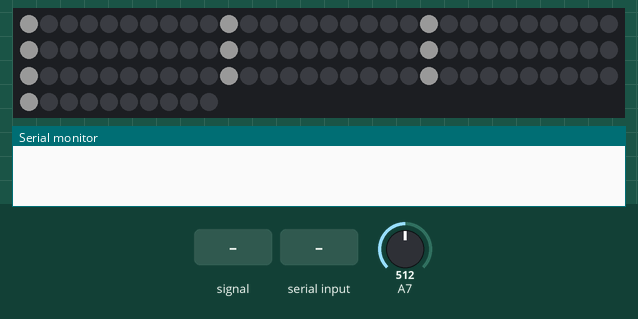
This sketch was run on a simulated Arduino Uno, built for the host (arithmetic inside an expression is 32-bit, double 64-bit). Parts: 100 RGB LEDs in strip order, left to right, continuing on the next row, the last lines printed to the serial monitor. The test bench sets the inputs (shaded band); at power-on: A7 = 512. Dim RGB values are drawn brighter than linear; random numbers use the default seed unless the sketch sets one.

Above: at 1.2 s.
1.3 s: A7 fed a 200 Hz sine of ±81 counts around its level
At 1.47 s:
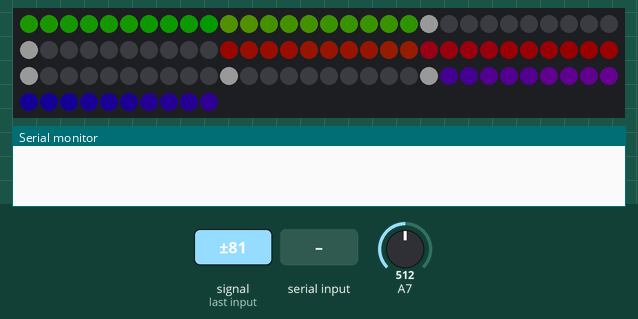
3.2 s: "r" received over Serial
At 3.4 s:
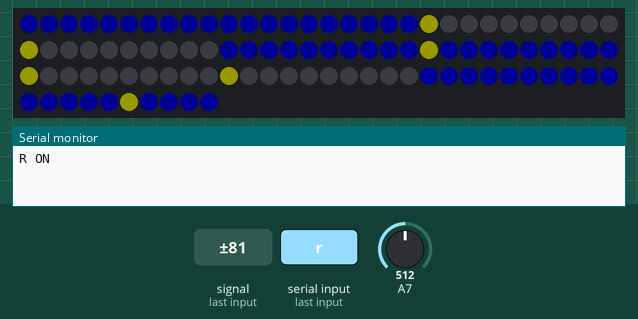
5.2 s: A7 set to 306
At 5.33 s:
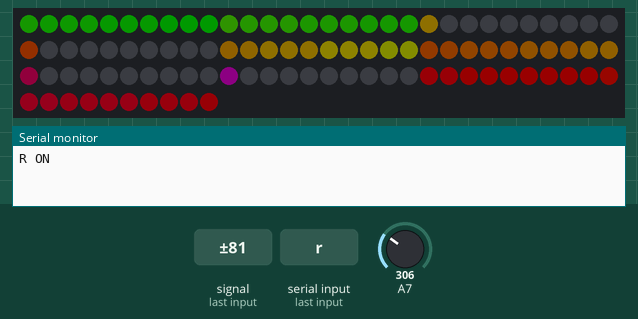
7.1 s: A7 fed a 1000 Hz sine of ±255 counts around its level
At 7.25 s:
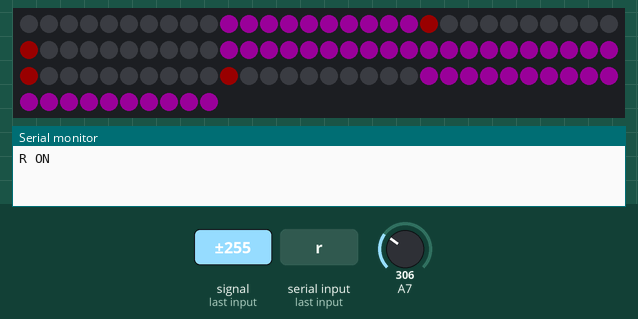
9.3 s: "1" received over Serial
At 9.57 s:
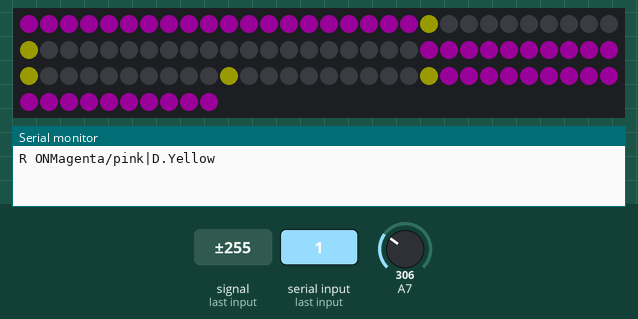
11.9 s: "2" received over Serial
At 12.14 s:
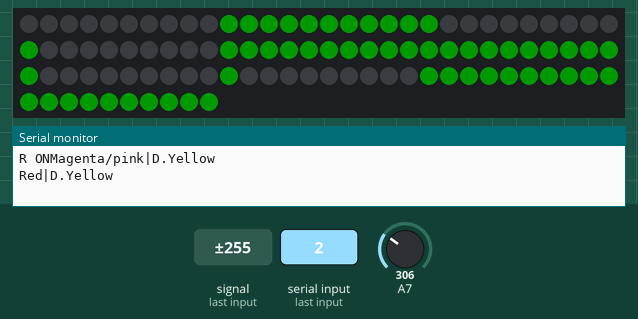

Measured:
- after the input at 1.3 s, the LEDs: change after 0.11 s (image 1)

The sketch:

spectrumcolor.ino
```cpp
//This is not my code. I found it and used it as a base since the code for the instructables is bullshit and doesnt work. Ill make others lifes easier.
//I havent messed with the bluetooth yet, will keep posted as I go. I just do this when i have free time, so dont expect fast speedy work.
//And lastly, I have managed to use the same wireing diagram as the instructables so, just follow the guide.


// 16 Band led spectrum analyzer
// neopixel led strip 16 * 16 + hc-06 + simple mic amp
// code by worynim@gmail.com

// 현재 문제점 메모리 부족으로 256 개를 모두 켜기 어려움
// neo pixel 켜는 부분을 직접 하드 코딩 하는 것이 좋을 듯
// 주파수를 나누는 부분도 다시 신경을 써서.. 해볼 것.
// 정 안된다면.. 메가를 이용


unsigned char brightness = 25;
unsigned char line_color = 8;    // 0 : non moving rainbow.
unsigned char dot_dir = 1 ;      // 1:up,    0:down
unsigned char dot_color = 7  ;   // White, This is chosen further down the code, feel free to change it to what you like
unsigned char line_dir = 1 ;     // 1: up    0: down
unsigned char random_flag=0;

#include <Adafruit_NeoPixel.h>
#define PIN 3
Adafruit_NeoPixel strip = Adafruit_NeoPixel(100, PIN, NEO_GRB + NEO_KHZ800);


#define LOG_OUT 1 // use the log output function
#define FFT_N 256 // set to 256 point fft
#include <math.h>
#include <FFT.h> // include the library

signed int sel_freq[11] = {0,2,4,6,8,10,12,14,16,18,20};

signed int freq_offset[10] = {
192,35,20,25,15,20,20,20,20,20   //Edit this if your shit gets weird false lights coming on. i recoment starting at all 15s and increrase if lights dont go off when source is turned all the way down.
};
unsigned char freq_div[10] = {
        2,15,15,15,15,15,15,15,15,15     //if it keeps peaking the top led, then add 1 to the specific row.
};

unsigned char band[10] = {
        0 };  // 0~15
unsigned char display_band[10]= {       //havent messed with this yet
        0 };
unsigned char dot_band[10]={
        0};


void setup() {
    Serial.begin(9600); // use the serial port
        TIMSK0 = 0; // turn off timer0 for lower jitter
        ADCSRA = 0xe5; // set the adc to free running mode
        ADMUX = 0b01000111; // use adc0
        DIDR0 = 0x01; // turn off the digital input for adc0

        strip.begin();
        strip.show(); // Initialize all pixels to 'off'

        strip.setBrightness(brightness);
}

void loop() {

        while(1) { // reduces jitter
                cli();  // UDRE interrupt slows this way down on arduino1.0
                for (int i = 0 ; i < 1024 ; i += 2) { // save 256 samples
                        while(!(ADCSRA & 0x10)); // wait for adc to be ready
                        ADCSRA = 0xf5; // restart adc
                        byte m = ADCL; // fetch adc data
                        byte j = ADCH;
                        int k = (j << 8) | m; // form into an int
                        k -= 0x0200; // form into a signed int
                        k <<= 6; // form into a 16b signed int
                        fft_input[i] = k; // put real data into even bins
                        fft_input[i+1] = 0; // set odd bins to 0
                }
                fft_window(); // window the data for better frequency response
                fft_reorder(); // reorder the data before doing the fft
                fft_run(); // process the data in the fft
                fft_mag_log(); // take the output of the fft
                sei();

                volatile static unsigned char line_delay_count=0;
                volatile static signed char max_dot_count=0;

                if(++line_delay_count>=2) {    ///  2
                        line_delay_count=0;
                        for(int ii=0; ii<11; ii++)if( display_band[ii] > 0 )  display_band[ii] -=1;
                }

                              //  line_delay_count=0;
                              // for(int ii=0; ii<10; ii++)if( display_band[ii] > 0 )  display_band[ii] -=1;    //These three lines allow you to have a custom refresh speed so, only mess with the line delay. I just keep it out.

                              // for(int ii=0; ii<10; ii++) display_band[ii] =0;


                if(++max_dot_count>=10 ) { ////8
                        max_dot_count=0;
                        for(int ii=0; ii<10; ii++)
                        {
                                if(dot_dir){
                                        if( dot_band[ii] > 0 )dot_band[ii] -=1;
                                }        /// up
                                else {
                                        if( dot_band[ii] > 0 )dot_band[ii] -=1;
                                }       /// down
                        }
                }

                static unsigned char color_offset=0;
                color_offset++;


                for(int ii=0; ii<10; ii++)   //X-axis height
                {
                        int fft_value=0;
                        long fft_sum=0;
   // 라인 부드럽게 하는 코드
                        unsigned char sum_count = sel_freq[ii+1] - sel_freq[ii];
                        for(int z =sum_count-1 ;  z > 0; z--) //  2,4,7
                        {
                                fft_sum += fft_log_out[ sel_freq[ii] + z ];
                        }
                        fft_value = fft_sum / sum_count - freq_offset[ii];

                        fft_value = fft_log_out[ sel_freq[ii] ] - freq_offset[ii];     // freq select

                        if( fft_value < 0 ) fft_value = 0;

                        band[ii] = fft_value / freq_div[ii];                  // current value update  range 0~15
                        if(band[ii] > 10) band[ii]=0;

                        if( display_band[ii] < band[ii] )  display_band[ii]= band[ii];     // line update

                        for(int jj=0; jj < 10; jj++) //Y Axis Height
                        {
                                int address =0;
                            // line direction LED 16ea
                                if( (ii % 2) == (line_dir)) address = 0+jj + (10*ii);
                                else address = jj + (10*ii);

                                // dot color line color
                                if(dot_band[ii] == jj)
                                {
                                        if(dot_color == 0)strip.setPixelColor(address, Wheel(9+jj + (10*ii) + color_offset)  );  // dot color Rainbow Moving
                                        else if(dot_color == 1)strip.setPixelColor(address, 0xFF0000);  // dot color Red
                                        else if(dot_color == 2)strip.setPixelColor(address, 0xFFFF00);  // dot color Yellow
                                        else if(dot_color == 3)strip.setPixelColor(address, 0x00FF00);  // dot color Lime Green    Looks scary, but google the weird number after address and google will show you the color.
                                        else if(dot_color == 4)strip.setPixelColor(address, 0x00FFFF);  // dot color Aqua
                                        else if(dot_color == 5)strip.setPixelColor(address, 0x0000FF);  // dot color Blue
                                        else if(dot_color == 6)strip.setPixelColor(address, 0xFF00FF);  // dot color Magenta/pink
                                        else if(dot_color == 7)strip.setPixelColor(address, 0xFFFFFF);  // dot color White
                                        else if(dot_color == 8)strip.setPixelColor(address, Wheel(15-jj + (16*ii)));  // dot color Rainbow still
                                        else ;
                                }
                                else if(display_band[ii] > jj)
                                {
                                        if(line_color == 0)strip.setPixelColor(address, Wheel(9-jj + (10*ii) + color_offset )   );  // line color : rainbow moving
                                        else if(line_color == 1)strip.setPixelColor(address, 0xFF0000);  // line color : Red
                                        else if(line_color == 2)strip.setPixelColor(address, 0xFFFF00 );  // line color : Yellow
                                        else if(line_color == 3)strip.setPixelColor(address, 0x00FF00 );  // line color : Lime Green
                                        else if(line_color == 4)strip.setPixelColor(address, 0x00FFFF );  // line color : Aqua
                                        else if(line_color == 5)strip.setPixelColor(address, 0x0000FF );  // line color : Blue
                                        else if(line_color == 6)strip.setPixelColor(address, 0xFF00FF );  // line color : Magenta/pink
                                        else if(line_color == 7)strip.setPixelColor(address, 0xFFFFFF );  // line color : White
                                        else if(line_color == 8)strip.setPixelColor(address, Wheel(15-jj + (16*ii))   );  // line color : rainbow still
                                      //  else if(line_color == 9){
                                        //      if(2>=1){
                                          //    strip.setPixelColor(address, 0x0000FF );  // line color : Blue
                                            // }
                                              //else if(2>=6){
                                             // strip.setPixelColor(address, 0xFFFF00 );  // line color : Blue
                                            // }
                                             // else if(Colors>=9){
                                             // strip.setPixelColor(address, 0xFF0000 );  // line color : Blue
                                            // }
                                            // else;
                                       // }
                                        else ;
                                }
                                else   strip.setPixelColor(address, 0  );
                        }
                }
                strip.show();

                if( Serial.available() > 0 )//For Bluetooth Control
                {
                        static char rx_data=0;
                        rx_data = Serial.read();
                        if( rx_data == '1' ){
                                line_color++;
                                if(line_color > 8)line_color = 0;
                               Xprint();

                        }
                        else if( rx_data == '2' ){
                                dot_color++;
                                if(dot_color > 8)dot_color = 0;     //go up through list for dot colors.
                                Xprint();

                        }
                        else if( rx_data == '3')
                        {
                                line_color--;
                                if(line_color < 0)line_color = 8;   //go down through line colors
                                Xprint();

                        }
                        else if( rx_data == '4')
                        {
                                dot_color--;
                                if(dot_color < 0)dot_color = 8;
                                Xprint();
                        }
                        else if( rx_data == 'b'){
                                brightness += 25;
                                strip.setBrightness(brightness);
                                if( brightness < 25)brightness = 25;
                                Serial.print("brightness: ");
                                Serial.println(brightness);
                        }
                        else if( rx_data == 'r')
                        {
                                random_flag ^= 1;
if(random_flag) Serial.print("R ON");
                                else Serial.print("R OFF");                        }
                }

                if( random_flag )
                {
                        static unsigned int random_count=0;
                        random_count++;
                        if(random_count > 1000)
                        {
                                random_count=0;
                                dot_dir = random(2);
                                line_dir = random(2);
                                line_color = random(9);
                                dot_color = random(9);
                        }
                }
}
        }

void Xprint(){
lineprint();
Serial.print("|");
Dotprint();
}

void Dotprint(){                                       if(dot_color == 0)Serial.print("D.RainbowMov");  // dot color Rainbow Moving
                                        else if(dot_color == 1)Serial.println("D.Red");  // dot color Red
                                        else if(dot_color == 2)Serial.println("D.Yellow");  // dot color Yellow
                                        else if(dot_color == 3)Serial.println("D.Lime Green");  // dot color Lime Green    Looks scary, but google the weird number after address and google will show you the color.
                                        else if(dot_color == 4)Serial.println("D.Aqua");  // dot color Aqua                                       else if(dot_color == 5)Serial.println("D.Blue");  // dot color Blue
                                        else if(dot_color == 6)Serial.println("D.Magenta/pink");  // dot color Magenta/pink
                                        else if(dot_color == 7)Serial.println("D.White");  // dot color White
                                        else if(dot_color == 8)Serial.println("D.RainbowStill");  // dot color Rainbow still
                else;}
void lineprint(){
                                        if(line_color == 0)Serial.print("RainbowMov");  // dot color Rainbow Moving
                                        else if(line_color == 1)Serial.print("Red");  // dot color Red
                                        else if(line_color == 2)Serial.print("Yellow");  // dot color Yellow
                                        else if(line_color == 3)Serial.print("Lime Green");  // dot color Lime Green    Looks scary, but google the weird number after address and google will show you the color.
                                        else if(line_color == 4)Serial.print("Aqua");  // dot color Aqua
                                        else if(line_color == 5)Serial.print("Blue");  // dot color Blue
                                        else if(line_color == 6)Serial.print("Magenta/pink");  // dot color Magenta/pink
                                        else if(line_color == 7)Serial.print("White");  // dot color White
                                        else if(line_color == 8)Serial.print("RainbowStill");  // dot color Rainbow still
                                        else ;
}


uint32_t Wheel(byte WheelPos) {
        if(WheelPos < 85) {
                return strip.Color(WheelPos * 3, 255 - WheelPos * 3, 0);
        }
        else if(WheelPos < 170) {
                WheelPos -= 85;
                return strip.Color(255 - WheelPos * 3, 0, WheelPos * 3);
        }
        else {
                WheelPos -= 170;
                return strip.Color(0, WheelPos * 3, 255 - WheelPos * 3);
        }
}
```
